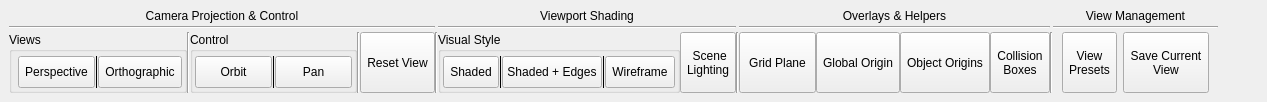
        <widget class="QWidget" name="view_toolbar">
         <attribute name="title">
          <string>View</string>
         </attribute>
         <layout class="QGridLayout" name="gridLayout_4">
          <property name="leftMargin">
           <number>9</number>
          </property>
          <property name="topMargin">
           <number>9</number>
          </property>
          <property name="rightMargin">
           <number>9</number>
          </property>
          <property name="bottomMargin">
           <number>9</number>
          </property>
          <property name="spacing">
           <number>0</number>
          </property>
          <item row="1" column="0">
           <widget class="QWidget" name="widget_8" native="true">
            <layout class="QGridLayout" name="gridLayout_12">
             <property name="leftMargin">
              <number>0</number>
             </property>
             <property name="topMargin">
              <number>0</number>
             </property>
             <property name="rightMargin">
              <number>0</number>
             </property>
             <property name="bottomMargin">
              <number>0</number>
             </property>
             <property name="horizontalSpacing">
              <number>0</number>
             </property>
             <property name="verticalSpacing">
              <number>3</number>
             </property>
             <item row="2" column="2">
              <widget class="QGroupBox" name="control_group_box">
               <property name="maximumSize">
                <size>
                 <width>210</width>
                 <height>16777215</height>
                </size>
               </property>
               <property name="title">
                <string>Control</string>
               </property>
               <layout class="QHBoxLayout" name="horizontalLayout_44">
                <property name="spacing">
                 <number>0</number>
                </property>
                <property name="leftMargin">
                 <number>2</number>
                </property>
                <property name="topMargin">
                 <number>4</number>
                </property>
                <property name="rightMargin">
                 <number>2</number>
                </property>
                <property name="bottomMargin">
                 <number>2</number>
                </property>
                <item>
                 <widget class="QToolButton" name="orbit_button">
                  <property name="sizePolicy">
                   <sizepolicy hsizetype="Preferred" vsizetype="Preferred">
                    <horstretch>0</horstretch>
                    <verstretch>0</verstretch>
                   </sizepolicy>
                  </property>
                  <property name="minimumSize">
                   <size>
                    <width>77</width>
                    <height>32</height>
                   </size>
                  </property>
                  <property name="text">
                   <string>Orbit</string>
                  </property>
                  <property name="icon">
                   <iconset resource="resources.qrc">
                    <normaloff>:/icons/icons8-3d-rotate-48.png</normaloff>:/icons/icons8-3d-rotate-48.png</iconset>
                  </property>
                  <property name="iconSize">
                   <size>
                    <width>36</width>
                    <height>36</height>
                   </size>
                  </property>
                  <property name="checkable">
                   <bool>true</bool>
                  </property>
                  <property name="autoExclusive">
                   <bool>true</bool>
                  </property>
                  <property name="toolButtonStyle">
                   <enum>Qt::ToolButtonStyle::ToolButtonTextUnderIcon</enum>
                  </property>
                  <attribute name="buttonGroup">
                   <string notr="true">control_button_group</string>
                  </attribute>
                 </widget>
                </item>
                <item>
                 <widget class="Line" name="line_17">
                  <property name="frameShadow">
                   <enum>QFrame::Shadow::Plain</enum>
                  </property>
                  <property name="orientation">
                   <enum>Qt::Orientation::Vertical</enum>
                  </property>
                 </widget>
                </item>
                <item>
                 <widget class="QToolButton" name="pan_button">
                  <property name="sizePolicy">
                   <sizepolicy hsizetype="Preferred" vsizetype="Preferred">
                    <horstretch>0</horstretch>
                    <verstretch>0</verstretch>
                   </sizepolicy>
                  </property>
                  <property name="minimumSize">
                   <size>
                    <width>77</width>
                    <height>32</height>
                   </size>
                  </property>
                  <property name="text">
                   <string>Pan</string>
                  </property>
                  <property name="icon">
                   <iconset resource="resources.qrc">
                    <normaloff>:/icons/icons8-hand-48.png</normaloff>:/icons/icons8-hand-48.png</iconset>
                  </property>
                  <property name="iconSize">
                   <size>
                    <width>36</width>
                    <height>36</height>
                   </size>
                  </property>
                  <property name="checkable">
                   <bool>true</bool>
                  </property>
                  <property name="autoExclusive">
                   <bool>true</bool>
                  </property>
                  <property name="toolButtonStyle">
                   <enum>Qt::ToolButtonStyle::ToolButtonTextUnderIcon</enum>
                  </property>
                  <attribute name="buttonGroup">
                   <string notr="true">control_button_group</string>
                  </attribute>
                 </widget>
                </item>
               </layout>
              </widget>
             </item>
             <item row="2" column="10">
              <widget class="QToolButton" name="show_axes_button">
               <property name="sizePolicy">
                <sizepolicy hsizetype="Preferred" vsizetype="Preferred">
                 <horstretch>0</horstretch>
                 <verstretch>0</verstretch>
                </sizepolicy>
               </property>
               <property name="maximumSize">
                <size>
                 <width>100</width>
                 <height>16777215</height>
                </size>
               </property>
               <property name="text">
                <string>Global Origin</string>
               </property>
               <property name="icon">
                <iconset resource="resources.qrc">
                 <normaloff>:/icons/coordinateAxes.png</normaloff>:/icons/coordinateAxes.png</iconset>
               </property>
               <property name="iconSize">
                <size>
                 <width>56</width>
                 <height>56</height>
                </size>
               </property>
               <property name="checkable">
                <bool>true</bool>
               </property>
               <property name="toolButtonStyle">
                <enum>Qt::ToolButtonStyle::ToolButtonTextUnderIcon</enum>
               </property>
              </widget>
             </item>
             <item row="2" column="12">
              <widget class="QToolButton" name="show_collision_shapes_button">
               <property name="sizePolicy">
                <sizepolicy hsizetype="Preferred" vsizetype="Preferred">
                 <horstretch>0</horstretch>
                 <verstretch>0</verstretch>
                </sizepolicy>
               </property>
               <property name="maximumSize">
                <size>
                 <width>100</width>
                 <height>16777215</height>
                </size>
               </property>
               <property name="text">
                <string>Collision
Boxes</string>
               </property>
               <property name="icon">
                <iconset resource="resources.qrc">
                 <normaloff>:/icons/collisionBox-1.png</normaloff>:/icons/collisionBox-1.png</iconset>
               </property>
               <property name="iconSize">
                <size>
                 <width>56</width>
                 <height>46</height>
                </size>
               </property>
               <property name="checkable">
                <bool>true</bool>
               </property>
               <property name="toolButtonStyle">
                <enum>Qt::ToolButtonStyle::ToolButtonTextUnderIcon</enum>
               </property>
              </widget>
             </item>
             <item row="2" column="8">
              <widget class="Line" name="line_29">
               <property name="orientation">
                <enum>Qt::Orientation::Vertical</enum>
               </property>
              </widget>
             </item>
             <item row="2" column="7">
              <widget class="QToolButton" name="toolButton">
               <property name="sizePolicy">
                <sizepolicy hsizetype="Preferred" vsizetype="Preferred">
                 <horstretch>0</horstretch>
                 <verstretch>0</verstretch>
                </sizepolicy>
               </property>
               <property name="maximumSize">
                <size>
                 <width>100</width>
                 <height>16777215</height>
                </size>
               </property>
               <property name="text">
                <string> Scene
Lighting</string>
               </property>
               <property name="icon">
                <iconset resource="resources.qrc">
                 <normaloff>:/icons/icons8-light-48 (1).png</normaloff>
                 <normalon>:/icons/icons8-light-48.png</normalon>:/icons/icons8-light-48 (1).png</iconset>
               </property>
               <property name="iconSize">
                <size>
                 <width>36</width>
                 <height>36</height>
                </size>
               </property>
               <property name="checkable">
                <bool>true</bool>
               </property>
               <property name="toolButtonStyle">
                <enum>Qt::ToolButtonStyle::ToolButtonTextUnderIcon</enum>
               </property>
              </widget>
             </item>
             <item row="2" column="17">
              <widget class="QWidget" name="widget_13" native="true">
               <property name="maximumSize">
                <size>
                 <width>200</width>
                 <height>16777215</height>
                </size>
               </property>
               <property name="styleSheet">
                <string notr="true"/>
               </property>
               <layout class="QHBoxLayout" name="horizontalLayout_13">
                <property name="topMargin">
                 <number>0</number>
                </property>
                <property name="bottomMargin">
                 <number>0</number>
                </property>
                <item>
                 <widget class="QToolButton" name="view_presets_button">
                  <property name="sizePolicy">
                   <sizepolicy hsizetype="Preferred" vsizetype="Preferred">
                    <horstretch>0</horstretch>
                    <verstretch>0</verstretch>
                   </sizepolicy>
                  </property>
                  <property name="text">
                   <string>View
Presets</string>
                  </property>
                  <property name="icon">
                   <iconset resource="resources.qrc">
                    <normaloff>:/icons/cubeView.png</normaloff>:/icons/cubeView.png</iconset>
                  </property>
                  <property name="iconSize">
                   <size>
                    <width>40</width>
                    <height>40</height>
                   </size>
                  </property>
                  <property name="toolButtonStyle">
                   <enum>Qt::ToolButtonStyle::ToolButtonTextUnderIcon</enum>
                  </property>
                 </widget>
                </item>
                <item>
                 <widget class="QToolButton" name="save_view_button">
                  <property name="sizePolicy">
                   <sizepolicy hsizetype="Preferred" vsizetype="Preferred">
                    <horstretch>0</horstretch>
                    <verstretch>0</verstretch>
                   </sizepolicy>
                  </property>
                  <property name="text">
                   <string>Save Current
View</string>
                  </property>
                  <property name="icon">
                   <iconset resource="resources.qrc">
                    <normaloff>:/icons/icons8-save-48.png</normaloff>:/icons/icons8-save-48.png</iconset>
                  </property>
                  <property name="iconSize">
                   <size>
                    <width>40</width>
                    <height>48</height>
                   </size>
                  </property>
                  <property name="toolButtonStyle">
                   <enum>Qt::ToolButtonStyle::ToolButtonTextUnderIcon</enum>
                  </property>
                 </widget>
                </item>
               </layout>
              </widget>
             </item>
             <item row="2" column="6">
              <widget class="QGroupBox" name="viewport_shading_group">
               <property name="maximumSize">
                <size>
                 <width>318</width>
                 <height>16777215</height>
                </size>
               </property>
               <property name="title">
                <string>Visual Style</string>
               </property>
               <layout class="QHBoxLayout" name="horizontalLayout_45">
                <property name="spacing">
                 <number>0</number>
                </property>
                <property name="leftMargin">
                 <number>2</number>
                </property>
                <property name="topMargin">
                 <number>4</number>
                </property>
                <property name="rightMargin">
                 <number>2</number>
                </property>
                <property name="bottomMargin">
                 <number>2</number>
                </property>
                <item>
                 <widget class="QToolButton" name="shaded_view_button">
                  <property name="sizePolicy">
                   <sizepolicy hsizetype="Preferred" vsizetype="Preferred">
                    <horstretch>0</horstretch>
                    <verstretch>0</verstretch>
                   </sizepolicy>
                  </property>
                  <property name="maximumSize">
                   <size>
                    <width>100</width>
                    <height>16777215</height>
                   </size>
                  </property>
                  <property name="text">
                   <string>Shaded</string>
                  </property>
                  <property name="icon">
                   <iconset resource="resources.qrc">
                    <normaloff>:/icons/shaded.png</normaloff>:/icons/shaded.png</iconset>
                  </property>
                  <property name="iconSize">
                   <size>
                    <width>40</width>
                    <height>40</height>
                   </size>
                  </property>
                  <property name="checkable">
                   <bool>true</bool>
                  </property>
                  <property name="autoExclusive">
                   <bool>true</bool>
                  </property>
                  <property name="toolButtonStyle">
                   <enum>Qt::ToolButtonStyle::ToolButtonTextUnderIcon</enum>
                  </property>
                  <attribute name="buttonGroup">
                   <string notr="true">viewport_shading_button_group</string>
                  </attribute>
                 </widget>
                </item>
                <item>
                 <widget class="Line" name="line_21">
                  <property name="frameShadow">
                   <enum>QFrame::Shadow::Plain</enum>
                  </property>
                  <property name="orientation">
                   <enum>Qt::Orientation::Vertical</enum>
                  </property>
                 </widget>
                </item>
                <item>
                 <widget class="QToolButton" name="shaded_edges_view_button">
                  <property name="sizePolicy">
                   <sizepolicy hsizetype="Preferred" vsizetype="Preferred">
                    <horstretch>0</horstretch>
                    <verstretch>0</verstretch>
                   </sizepolicy>
                  </property>
                  <property name="maximumSize">
                   <size>
                    <width>100</width>
                    <height>16777215</height>
                   </size>
                  </property>
                  <property name="text">
                   <string>Shaded + Edges</string>
                  </property>
                  <property name="icon">
                   <iconset resource="resources.qrc">
                    <normaloff>:/icons/shadededges.png</normaloff>:/icons/shadededges.png</iconset>
                  </property>
                  <property name="iconSize">
                   <size>
                    <width>40</width>
                    <height>40</height>
                   </size>
                  </property>
                  <property name="checkable">
                   <bool>true</bool>
                  </property>
                  <property name="autoExclusive">
                   <bool>true</bool>
                  </property>
                  <property name="toolButtonStyle">
                   <enum>Qt::ToolButtonStyle::ToolButtonTextUnderIcon</enum>
                  </property>
                  <attribute name="buttonGroup">
                   <string notr="true">viewport_shading_button_group</string>
                  </attribute>
                 </widget>
                </item>
                <item>
                 <widget class="Line" name="line_22">
                  <property name="frameShadow">
                   <enum>QFrame::Shadow::Plain</enum>
                  </property>
                  <property name="orientation">
                   <enum>Qt::Orientation::Vertical</enum>
                  </property>
                 </widget>
                </item>
                <item>
                 <widget class="QToolButton" name="wireframe_view_button">
                  <property name="sizePolicy">
                   <sizepolicy hsizetype="Preferred" vsizetype="Preferred">
                    <horstretch>0</horstretch>
                    <verstretch>0</verstretch>
                   </sizepolicy>
                  </property>
                  <property name="maximumSize">
                   <size>
                    <width>100</width>
                    <height>16777215</height>
                   </size>
                  </property>
                  <property name="text">
                   <string>Wireframe</string>
                  </property>
                  <property name="icon">
                   <iconset resource="resources.qrc">
                    <normaloff>:/icons/wireframe.png</normaloff>:/icons/wireframe.png</iconset>
                  </property>
                  <property name="iconSize">
                   <size>
                    <width>40</width>
                    <height>40</height>
                   </size>
                  </property>
                  <property name="checkable">
                   <bool>true</bool>
                  </property>
                  <property name="autoExclusive">
                   <bool>true</bool>
                  </property>
                  <property name="toolButtonStyle">
                   <enum>Qt::ToolButtonStyle::ToolButtonTextUnderIcon</enum>
                  </property>
                  <attribute name="buttonGroup">
                   <string notr="true">viewport_shading_button_group</string>
                  </attribute>
                 </widget>
                </item>
               </layout>
              </widget>
             </item>
             <item row="0" column="9" colspan="4">
              <widget class="QLabel" name="label_15">
               <property name="text">
                <string>Overlays &amp; Helpers</string>
               </property>
               <property name="alignment">
                <set>Qt::AlignmentFlag::AlignCenter</set>
               </property>
              </widget>
             </item>
             <item row="0" column="6" colspan="2">
              <widget class="QLabel" name="label_16">
               <property name="text">
                <string>Viewport Shading</string>
               </property>
               <property name="alignment">
                <set>Qt::AlignmentFlag::AlignCenter</set>
               </property>
              </widget>
             </item>
             <item row="2" column="0">
              <widget class="QGroupBox" name="view_group_box">
               <property name="maximumSize">
                <size>
                 <width>206</width>
                 <height>16777215</height>
                </size>
               </property>
               <property name="title">
                <string>Views</string>
               </property>
               <layout class="QHBoxLayout" name="horizontalLayout_43">
                <property name="spacing">
                 <number>0</number>
                </property>
                <property name="leftMargin">
                 <number>6</number>
                </property>
                <property name="topMargin">
                 <number>4</number>
                </property>
                <property name="rightMargin">
                 <number>2</number>
                </property>
                <property name="bottomMargin">
                 <number>2</number>
                </property>
                <item>
                 <widget class="QToolButton" name="perpective_button">
                  <property name="sizePolicy">
                   <sizepolicy hsizetype="Preferred" vsizetype="Preferred">
                    <horstretch>0</horstretch>
                    <verstretch>0</verstretch>
                   </sizepolicy>
                  </property>
                  <property name="minimumSize">
                   <size>
                    <width>77</width>
                    <height>32</height>
                   </size>
                  </property>
                  <property name="maximumSize">
                   <size>
                    <width>100</width>
                    <height>16777215</height>
                   </size>
                  </property>
                  <property name="toolTip">
                   <string>&lt;html&gt;&lt;head/&gt;&lt;body&gt;&lt;p&gt;Create New Project File&lt;/p&gt;&lt;/body&gt;&lt;/html&gt;</string>
                  </property>
                  <property name="text">
                   <string>Perspective</string>
                  </property>
                  <property name="icon">
                   <iconset resource="resources.qrc">
                    <normaloff>:/icons/perspective.png</normaloff>:/icons/perspective.png</iconset>
                  </property>
                  <property name="iconSize">
                   <size>
                    <width>34</width>
                    <height>36</height>
                   </size>
                  </property>
                  <property name="checkable">
                   <bool>true</bool>
                  </property>
                  <property name="autoExclusive">
                   <bool>true</bool>
                  </property>
                  <property name="toolButtonStyle">
                   <enum>Qt::ToolButtonStyle::ToolButtonTextUnderIcon</enum>
                  </property>
                  <attribute name="buttonGroup">
                   <string notr="true">view_button_group</string>
                  </attribute>
                 </widget>
                </item>
                <item>
                 <widget class="Line" name="line_16">
                  <property name="frameShadow">
                   <enum>QFrame::Shadow::Plain</enum>
                  </property>
                  <property name="orientation">
                   <enum>Qt::Orientation::Vertical</enum>
                  </property>
                 </widget>
                </item>
                <item>
                 <widget class="QToolButton" name="orthographic_button">
                  <property name="sizePolicy">
                   <sizepolicy hsizetype="Preferred" vsizetype="Preferred">
                    <horstretch>0</horstretch>
                    <verstretch>0</verstretch>
                   </sizepolicy>
                  </property>
                  <property name="minimumSize">
                   <size>
                    <width>77</width>
                    <height>32</height>
                   </size>
                  </property>
                  <property name="maximumSize">
                   <size>
                    <width>100</width>
                    <height>16777215</height>
                   </size>
                  </property>
                  <property name="toolTip">
                   <string>&lt;html&gt;&lt;head/&gt;&lt;body&gt;&lt;p&gt;Open Project File From Computer&lt;/p&gt;&lt;/body&gt;&lt;/html&gt;</string>
                  </property>
                  <property name="text">
                   <string>Orthographic</string>
                  </property>
                  <property name="icon">
                   <iconset resource="resources.qrc">
                    <normaloff>:/icons/orthographic.png</normaloff>:/icons/orthographic.png</iconset>
                  </property>
                  <property name="iconSize">
                   <size>
                    <width>30</width>
                    <height>36</height>
                   </size>
                  </property>
                  <property name="checkable">
                   <bool>true</bool>
                  </property>
                  <property name="autoExclusive">
                   <bool>true</bool>
                  </property>
                  <property name="toolButtonStyle">
                   <enum>Qt::ToolButtonStyle::ToolButtonTextUnderIcon</enum>
                  </property>
                  <attribute name="buttonGroup">
                   <string notr="true">view_button_group</string>
                  </attribute>
                 </widget>
                </item>
               </layout>
              </widget>
             </item>
             <item row="1" column="0" colspan="5">
              <widget class="Line" name="line_23">
               <property name="orientation">
                <enum>Qt::Orientation::Horizontal</enum>
               </property>
              </widget>
             </item>
             <item row="1" column="17">
              <widget class="Line" name="line_25">
               <property name="orientation">
                <enum>Qt::Orientation::Horizontal</enum>
               </property>
              </widget>
             </item>
             <item row="2" column="9">
              <widget class="QToolButton" name="show_grid_button">
               <property name="sizePolicy">
                <sizepolicy hsizetype="Preferred" vsizetype="Preferred">
                 <horstretch>0</horstretch>
                 <verstretch>0</verstretch>
                </sizepolicy>
               </property>
               <property name="minimumSize">
                <size>
                 <width>77</width>
                 <height>32</height>
                </size>
               </property>
               <property name="maximumSize">
                <size>
                 <width>100</width>
                 <height>16777215</height>
                </size>
               </property>
               <property name="text">
                <string>Grid Plane</string>
               </property>
               <property name="icon">
                <iconset resource="resources.qrc">
                 <normaloff>:/icons/groundplane.png</normaloff>:/icons/groundplane.png</iconset>
               </property>
               <property name="iconSize">
                <size>
                 <width>48</width>
                 <height>60</height>
                </size>
               </property>
               <property name="checkable">
                <bool>true</bool>
               </property>
               <property name="toolButtonStyle">
                <enum>Qt::ToolButtonStyle::ToolButtonTextUnderIcon</enum>
               </property>
              </widget>
             </item>
             <item row="2" column="5">
              <widget class="Line" name="line_28">
               <property name="orientation">
                <enum>Qt::Orientation::Vertical</enum>
               </property>
              </widget>
             </item>
             <item row="0" column="0" colspan="5">
              <widget class="QLabel" name="label_12">
               <property name="text">
                <string>Camera Projection &amp; Control</string>
               </property>
               <property name="alignment">
                <set>Qt::AlignmentFlag::AlignCenter</set>
               </property>
              </widget>
             </item>
             <item row="2" column="4">
              <widget class="QToolButton" name="reset_view_button">
               <property name="sizePolicy">
                <sizepolicy hsizetype="Preferred" vsizetype="Preferred">
                 <horstretch>0</horstretch>
                 <verstretch>0</verstretch>
                </sizepolicy>
               </property>
               <property name="maximumSize">
                <size>
                 <width>100</width>
                 <height>16777215</height>
                </size>
               </property>
               <property name="text">
                <string>Reset View</string>
               </property>
               <property name="icon">
                <iconset resource="resources.qrc">
                 <normaloff>:/icons/icons8-rotate-48.png</normaloff>:/icons/icons8-rotate-48.png</iconset>
               </property>
               <property name="iconSize">
                <size>
                 <width>36</width>
                 <height>36</height>
                </size>
               </property>
               <property name="toolButtonStyle">
                <enum>Qt::ToolButtonStyle::ToolButtonTextUnderIcon</enum>
               </property>
              </widget>
             </item>
             <item row="1" column="6" colspan="2">
              <widget class="Line" name="line_18">
               <property name="orientation">
                <enum>Qt::Orientation::Horizontal</enum>
               </property>
              </widget>
             </item>
             <item row="1" column="9" colspan="4">
              <widget class="Line" name="line_19">
               <property name="orientation">
                <enum>Qt::Orientation::Horizontal</enum>
               </property>
              </widget>
             </item>
             <item row="2" column="3">
              <widget class="Line" name="line_32">
               <property name="orientation">
                <enum>Qt::Orientation::Vertical</enum>
               </property>
              </widget>
             </item>
             <item row="2" column="1">
              <widget class="Line" name="line_31">
               <property name="orientation">
                <enum>Qt::Orientation::Vertical</enum>
               </property>
              </widget>
             </item>
             <item row="0" column="17">
              <widget class="QLabel" name="label_13">
               <property name="text">
                <string>View Management</string>
               </property>
               <property name="alignment">
                <set>Qt::AlignmentFlag::AlignCenter</set>
               </property>
              </widget>
             </item>
             <item row="2" column="16">
              <widget class="Line" name="line_20">
               <property name="orientation">
                <enum>Qt::Orientation::Vertical</enum>
               </property>
              </widget>
             </item>
             <item row="2" column="11">
              <widget class="QToolButton" name="show_object_axes_button">
               <property name="sizePolicy">
                <sizepolicy hsizetype="Preferred" vsizetype="Preferred">
                 <horstretch>0</horstretch>
                 <verstretch>0</verstretch>
                </sizepolicy>
               </property>
               <property name="maximumSize">
                <size>
                 <width>100</width>
                 <height>16777215</height>
                </size>
               </property>
               <property name="text">
                <string>Object Origins</string>
               </property>
               <property name="icon">
                <iconset resource="resources.qrc">
                 <normaloff>:/icons/coordinateAxesMulti.png</normaloff>:/icons/coordinateAxesMulti.png</iconset>
               </property>
               <property name="iconSize">
                <size>
                 <width>56</width>
                 <height>56</height>
                </size>
               </property>
               <property name="checkable">
                <bool>true</bool>
               </property>
               <property name="toolButtonStyle">
                <enum>Qt::ToolButtonStyle::ToolButtonTextUnderIcon</enum>
               </property>
              </widget>
             </item>
             <item row="2" column="18">
              <spacer name="horizontalSpacer_2">
               <property name="orientation">
                <enum>Qt::Orientation::Horizontal</enum>
               </property>
               <property name="sizeHint" stdset="0">
                <size>
                 <width>40</width>
                 <height>20</height>
                </size>
               </property>
              </spacer>
             </item>
            </layout>
           </widget>
          </item>
         </layout>
        </widget>
